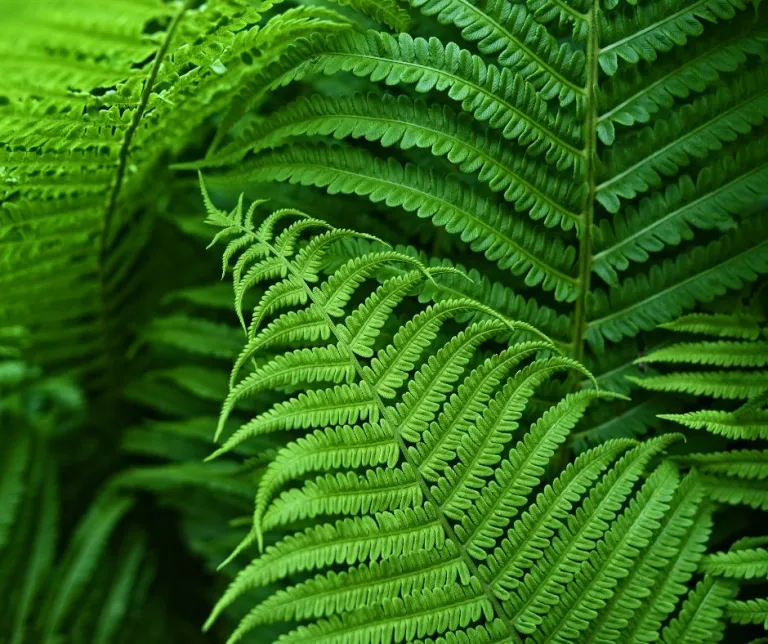
#> input picture test.jpg, 768 x 644 px
$ python -i complexity_colour_fft.py   (imports and definitions only)
#> lines starting #> are read from the running program, lines starting #| are printed output that depends on the picture; after the words box and inside, x2 and y2 are one past the last pixel; in counts of white or black regions, pixels touching at a corner belong together
import numpy as np
import matplotlib.pyplot as plt
import matplotlib.image as mpimg
import sys
import time
import cv2

from scipy import stats
from skimage import io, transform

from scipy.signal import argrelextrema

import skimage as ski

import numpy.ma as ma
import csv
from PIL import Image
from PIL import ImageOps

import os

import os.path


import glob

import pandas as pd

import pickle

import math
from random import randint, random

from tifffile import imsave


# Function converting colored picture to the gray scale

def rgb2gray(rgb):
    return np.dot(rgb[...,:3], [0.2989, 0.5870, 0.1140])

# Function doing coarse graining of the image

def coarse_grain(img, depth):
    #if depth>11:#FIXME
        #depth=11
    stack_of_patterns = []  # To keep all the coarse-grained pictures
    stack_of_patterns.append(img)  # Append the original picture
    full_depth = int(np.log2(len(img))) # Estimates the total number of coarse-graining steps that can be done, assuming that we apply 2*2 filter at each step
    # do dft saving as complex output
    dft = np.fft.fft2(img, axes=(0,1))
    # apply shift of origin to center of image
    dft_shift = np.fft.fftshift(dft)
    mag = np.abs(dft_shift)
    if mag.all() != 0:
        spec = np.log(mag) / 20
    else:
        spec=0

    blur_range=np.geomspace(256.0, 1.0,num=15)#[128,96,64,48,32,24,16,12,8,4,2]#
    for iloop in range(1, depth):
        # create circle mask
        r=blur_range[iloop]
        radius = int(r)
        mask = np.zeros_like(img)
        cy = mask.shape[0] // 2
        cx = mask.shape[1] // 2
        #print('preparing mask')
        cv2.circle(mask, (cx,cy), radius, (255,255,255), -1)[0]

        fz=radius*2-1
        # blur the mask
        #print('preparing blurry mask')
        mask2 = cv2.GaussianBlur(mask, (fz,fz), 0)
        #print('done')
        # apply mask to dft_shift
        dft_shift_masked = np.multiply(dft_shift,mask) / 255
        dft_shift_masked2 = np.multiply(dft_shift,mask2) / 255

        # shift origin from center to upper left corner
        back_ishift = np.fft.ifftshift(dft_shift)
        back_ishift_masked = np.fft.ifftshift(dft_shift_masked)
        back_ishift_masked2 = np.fft.ifftshift(dft_shift_masked2)


        # do idft saving as complex output
        img_back = np.fft.ifft2(back_ishift, axes=(0,1))
        img_filtered = np.fft.ifft2(back_ishift_masked, axes=(0,1))
        img_filtered2 = np.fft.ifft2(back_ishift_masked2, axes=(0,1))

        # combine complex real and imaginary components to form (the magnitude for) the original image again
        img_back = np.abs(img_back).clip(0,255).astype(np.float64)
        img_filtered = np.abs(img_filtered).clip(0,255).astype(np.float64)
        img_filtered2 = np.abs(img_filtered2).clip(0,255).astype(np.float64)

        renormalized_pattern=img_filtered2
        '''
        for jloop in range(2**(full_depth-iloop)):   # The core averaging procedure
            for kloop in range(2**(full_depth-iloop)):

                pixel = 1/4. * (parental_pattern[kloop*2][jloop*2]+parental_pattern[kloop*2+1][jloop*2]+parental_pattern[kloop*2][jloop*2+1]+parental_pattern[kloop*2+1][jloop*2+1] )
                renormalized_pattern[kloop][jloop] = pixel
        '''
        stack_of_patterns.append(renormalized_pattern) # Append the renormalized picture to the stack

    return stack_of_patterns


# Function increasing resolution of a picture from N*N to 2N*2N - it is needed to compute overlap between subsequent renormalized patterns (they have to be of the same resolution)

# [77 lines left out: functions single_blow_up, blow_up, compute_complexities, not called in this run]


def debug_cg(im):
	###DEBUG
	plt.clf()
	plt.imshow(im, cmap=plt.get_cmap('gray'), vmin=0, vmax=np.amax(im))
	plt.savefig('0debug_orig.png')
	print("original_printed")
	###
	gray = rgb2gray(im)
	rs = transform.resize(gray, (512,512), anti_aliasing=False)
	rs=rs.astype(np.float64)

	plt.clf()
	plt.imshow(rs, cmap=plt.get_cmap('gray'), vmin=0, vmax=np.amax(rs))
	plt.savefig('0debug_rs.png')
	print("resized_printed")
	###
	norm=np.einsum('ij,ij', rs, rs)
	#intensity of image/square root of norm
	rs=rs/np.sqrt(norm)

	print('start coarse grain')
	stack = coarse_grain(rs, 15)
	print('coarse grain finished')
	print(len(stack))
	i=0
	for el in stack:
	     #print(np.shape(el))
	     plt.clf()
	     plt.imshow(el, cmap=plt.get_cmap('gray'), vmin=0, vmax=np.amax(el))
	     plt.savefig('debug_'+str(i)+'.png')
	     i=i+1


# [73 lines left out: functions regression, local_max_n, local_min_n, image_stats, not called in this run]

subset_name='infographics'
dataset_path="../Savoias-Dataset/Images/Visualizations/"
ranking_path="../Savoias-Dataset/Ground truth/xlsx/global_ranking_vis.xlsx"
cg_type='fft'

'''
subset_name='art'
dataset_path="../Savoias-Dataset/Images/Art/"
ranking_path="../Savoias-Dataset/Images/global_ranking/global_ranking_art.xlsx"
cg_type='fft'


python3 complexity_colour_fft.py advertisement "../Savoias-Dataset/Images/Advertisement/" "../Savoias-Dataset/Images/global_ranking/global_ranking_ad.xlsx" fft
python3 complexity_colour_fft.py infographics "../Savoias-Dataset/Images/Visualizations/" "../Savoias-Dataset/Images/global_ranking/global_ranking_vis.xlsx" fft

'''
try:
#complexity_colour_fft.py suprematism "../Savoias-Dataset/Images/Suprematism/" "../Savoias-Dataset/Images/global_ranking/global_ranking_sup.xlsx" blur
	subset_name=sys.argv[1]
	dataset_path=sys.argv[2]
	ranking_path=sys.argv[3]
except:
	print("computing MSSC for infographics dataset by default. for a different dataset please run this script with appropriate parameters: complexity_colour_fft.py subset_name dataset_path human_ranking_path\n")
#cg_type=sys.argv[4]

# [1 line not run here, left out]
############load sorted files##########################

image_list_jpg=[]
i=0
# [1 line that did not run here, left out]
# [10 lines not run here, left out]
image_list=[]
# [5 lines not run here, left out]
#all 3 colours
complexity_list=[]
complexity_list_partial=[]
local_max_list=[]
local_min_list=[]


# [1 line that did not run here, left out]
# [1 line not run here, left out]
# [1 line that did not run here, left out]
cnt=0
# [60 lines not run here, left out]


# [1 line that did not run here, left out]
# [1 line that did not run here, left out]

# [7 lines not run here, left out]


a=complexity_list_partial
# [1 line that did not run here, left out]
# [1 line that did not run here, left out]
# [2 lines not run here, left out]

# [1 line that did not run here, left out]

# [1 line that did not run here, left out]


# [1 line that did not run here, left out]
# [1 line that did not run here, left out]
# [1 line that did not run here, left out]
# [1 line that did not run here, left out]
'''
idx=[]
if subset_name=='suprematism':
	idx=[52,27]
outliers=df.loc[idx]
df=df.drop(idx)

'''
# [6 lines not run here, left out]


# [1 line that did not run here, left out]
# [10 lines not run here, left out]


#removing outliers


'''
if subset_name=='suprematism':
	idx=[52,27]
elif subset_name=='advertisement':
	msk=df['ms_total']>0.3
	idx = df.index[msk]
elif subset_name=='art':
	idx=[380, 225, 30, 88, 119, 286, 107]
'elif subset_name=='infographics':
	msk=df['ms_total']>0.5
	idx = df.index[msk]
'''


# [1 line that did not run here, left out]
# [1 line that did not run here, left out]
# [1 line that did not run here, left out]
'''
y1o=outliers['gt'].to_numpy()
y2o=outliers['ms_total'].to_numpy()
'''

#human vs calculated complexity
# [10 lines not run here, left out]


#regression
# [1 line that did not run here, left out]
# [1 line that did not run here, left out]
#xo=outliers['ms_total']
#yo=outliers['gt']
# [1 line that did not run here, left out]
# [1 line that did not run here, left out]
# [13 lines not run here, left out]
# [1 line that did not run here, left out]
# [3 lines not run here, left out]

#remove outliers
#fractions
#perhaps average

'''

handle=open('calculated_mssc/'+cg_type+'_'+subset_name+'_complexity.pickle','rb')
df=pickle.load(handle)
df.to_csv('calculated_mssc/'+cg_type+'_'+subset_name+'_complexity.csv', sep='\t')


for suprematism:
idx=[50, 95, 64, 65, 52, 53, 13, 24, 23, 48, 20]
#23?
for art:
idx=[380, 225, 30, 88, 119, 286, 107]

msk=df['ms_total']>0.19 #infographics
msk=df['ms_total']>0.1 #advertisement
idx_to_drop = df.index[msk]
df=df.drop(idx_to_drop)


x=range(0,df['ms_total'].to_numpy().shape[0])
y1=df['gt'].to_numpy()
y2=df['ms_total'].to_numpy()

#human vs calculated complexity
plt.clf()
plt.scatter(y1,y2,color='blue', linewidth=2, alpha=0.5)
#plt.ylim(0,0.2)
plt.xlabel('human ranking')
plt.ylabel('multi-scale complexity')
plt.title(cg_type+' cg, '+subset_name+' total complexity (no outliers)')
plt.legend(loc='lower right')
plt.savefig('mssc_figures/'+cg_type+'_'+subset_name+'_complexity_no_outliers.png')
plt.savefig('mssc_figures_eps/'+cg_type+'_'+subset_name+'_complexity_no_outliers.eps', format='eps')


#regression
x=df['ms_total']
y=df['gt']
slope, intercept, r, p, std_err = stats.linregress(x, y)
y1=slope * x + intercept
plt.clf()
plt.scatter(x, y)
plt.plot(x, y1, color='orange')
plt.title(cg_type+' cg, '+subset_name+' regression (no outliers).png')
plt.savefig('mssc_figures/'+cg_type+'_'+subset_name+'_regression_no_outliers.png')
plt.savefig('mssc_figures_eps/'+cg_type+'_'+subset_name+'_regression_no_otliers.eps', format='eps')


f = open("mssc_figures/"+cg_type+'_'+subset_name+'_regression_no_outliers.log', "w")
ttt=[slope, intercept, r, p, std_err]
print("slope\tintercept\tr\tp\tstd_err", end='\n', file=f)
print(*ttt, sep='\t', end='\n', file=f)
f.close()
'''

>>> import cv2
>>> picture = cv2.cvtColor(cv2.imread('test.jpg'), cv2.COLOR_BGR2RGB)
>>> result = debug_cg(picture)
#> in rgb2gray, `return np.dot(rgb[...,:3], [0.2989, 0.5870, 0.1140])`:
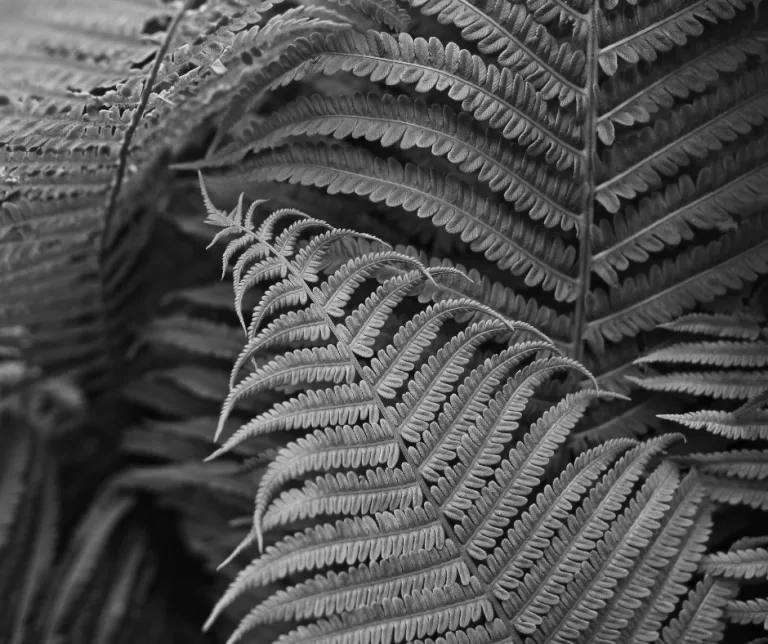
#> returned value: shape (644, 768) float64; min 1.17, max 226, mean 79.5
#> in debug_cg, `rs = transform.resize(gray, (512,512), anti_aliasing=False)`:
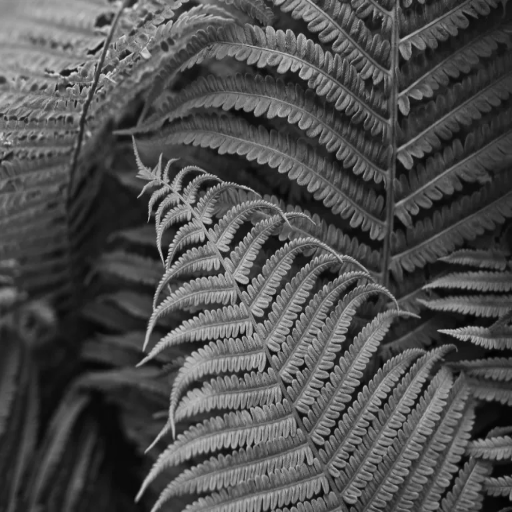
#> rs: shape (512, 512) float64; min 2.39, max 223, mean 79.5
#> in debug_cg, `norm=np.einsum('ij,ij', rs, rs)`: norm = 2.15e+09
#> in debug_cg, `rs=rs/np.sqrt(norm)`:
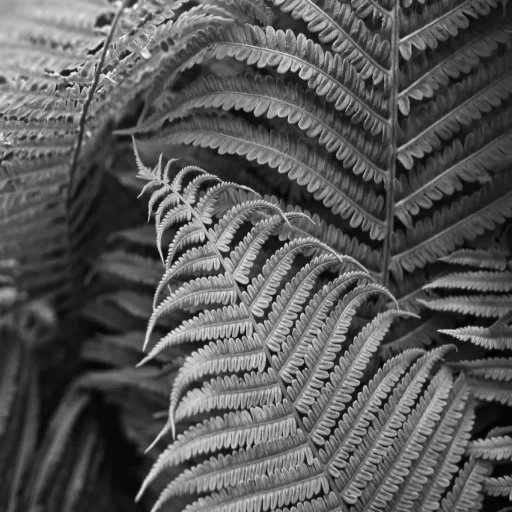
#> rs: shape (512, 512) float64; min 5.17e-05, max 0.00481, mean 0.00172; drawn with min black and max white
#> in coarse_grain, `full_depth = int(np.log2(len(img)))`: full_depth = 9
#> in coarse_grain, `spec = np.log(mag) / 20`:
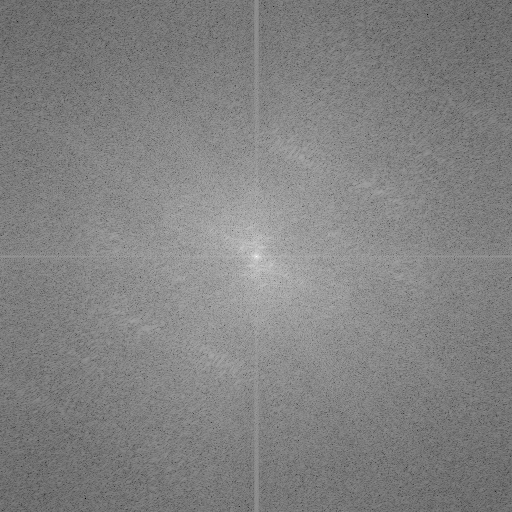
#> spec: shape (512, 512) float64; min -0.587, max 0.305, mean -0.131; drawn with min black and max white
#> after the loop in coarse_grain, `for iloop in range(1, depth):`:
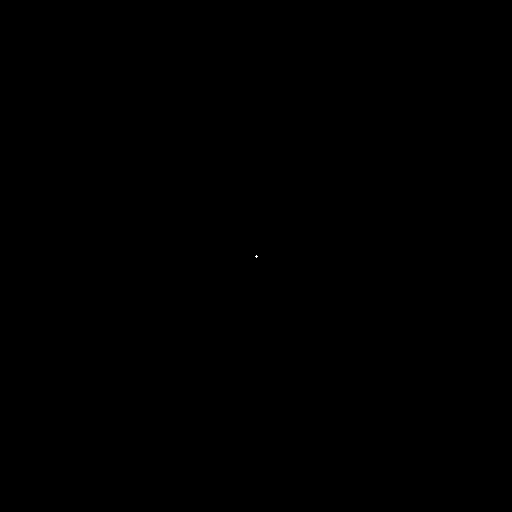
#> mask: shape (512, 512) float64; 0% white in thin lines or dots, all inside (x1, y1, x2, y2) = (255, 255, 258, 258)
#> after the loop in coarse_grain, `for iloop in range(1, depth):`: stack_of_patterns = 15 items
#| 15
#> the loop in debug_cg, `for el in stack:` made 15 passes
#> after the loop in debug_cg, `for el in stack:`: i = 15
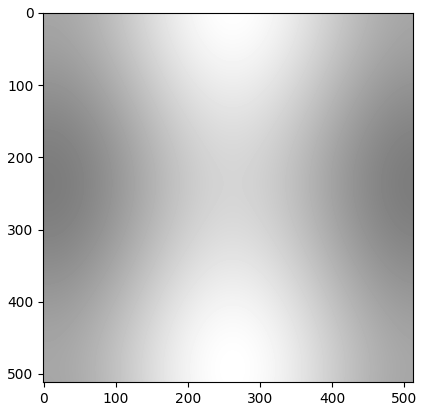
#> figure drawn by matplotlib, 1 panel
